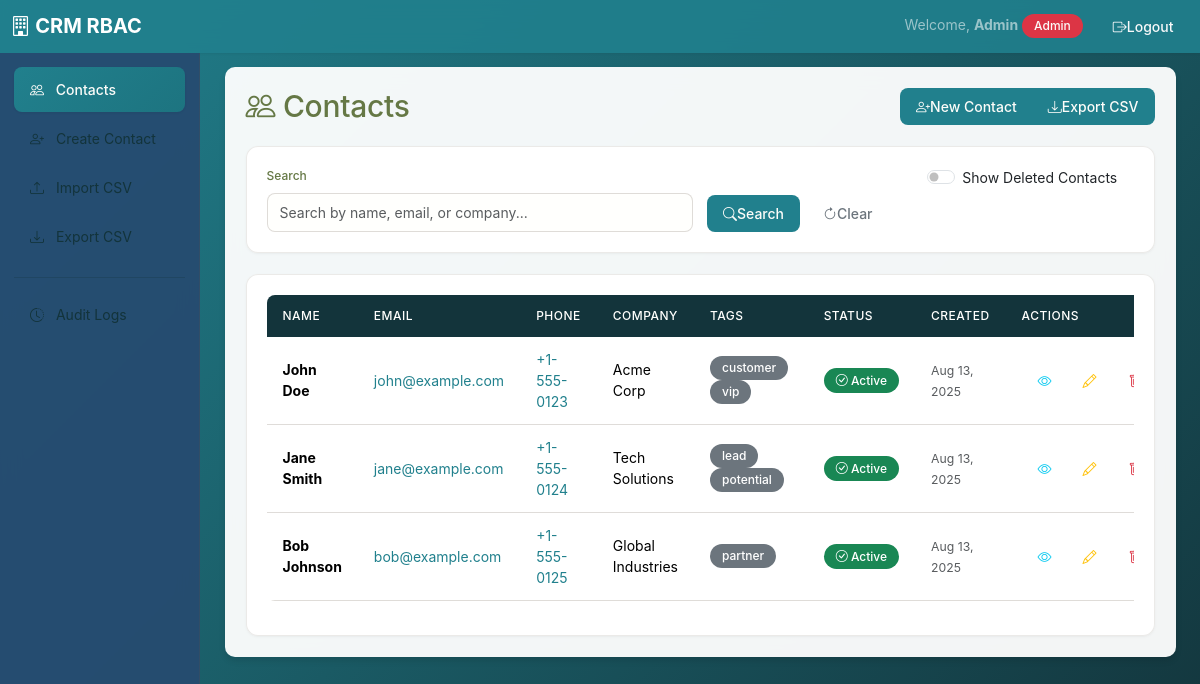
The page /index.php?action=contacts.list (signed in) on the database its author committed.
### tables this page shows
CREATE TABLE IF NOT EXISTS contacts (
    id INT AUTO_INCREMENT PRIMARY KEY,
    name VARCHAR(120) NOT NULL,
    email VARCHAR(190) NOT NULL,
    phone VARCHAR(25),
    company VARCHAR(150),
    tags JSON NULL,
    created_at DATETIME NOT NULL DEFAULT CURRENT_TIMESTAMP,
    updated_at DATETIME NOT NULL DEFAULT CURRENT_TIMESTAMP ON UPDATE CURRENT_TIMESTAMP,
    deleted_at DATETIME NULL
);

### classes/Controllers/ContactController.php (called while the page is built, shortened)
<?php
class ContactController
{
    private $contactRepository;
    private $pageSize;
    public function __construct(ContactRepository $contactRepository, AuthService $authService, AuditLogger $auditLogger, ContactsCsvService $csvService, int $pageSize = 10)
    {
        $this->contactRepository = $contactRepository;
        $this->pageSize = $pageSize;
    }
    public function list(): void
    {
        $page = max(1, (int) ($_GET['page'] ?? 1));
        $showDeleted = isset($_GET['show_deleted']) && $_GET['show_deleted'] === '1';
        $filters = [];
        $offset = ($page - 1) * $this->pageSize;
        $contacts = $this->contactRepository->findAll($filters, $this->pageSize, $offset, $showDeleted);
        include 'views/layout.php';
    }
}

### index.php (called while the page is built, shortened)
<?php
$config = require_once 'config.php';
try {
    $database = new Database($config['db']);
    $db = $database->getConnection();
    $authService = new AuthService($db);
    $auditLogger = new AuditLogger($db);
    $userRepository = new UserRepository($db);
    $contactRepository = new ContactRepository($db);
    $csvService = new ContactsCsvService($db, $auditLogger);
    $authController = new AuthController($authService, $userRepository, $auditLogger);
    $contactController = new ContactController($contactRepository, $authService, $auditLogger, $csvService, $config['page_size']);
    $auditController = new AuditController($auditLogger, $authService, $config['page_size']);
    $router = new Router($authService);
    $action = $_GET['action'] ?? 'contacts.list';
    $router->route($action, $authController, $contactController, $auditController);
} catch (Exception $e) {
    error_log($e->getMessage());
    http_response_code(500);
    if ($config['app']['environment'] === 'development') {
        echo "<h1>Error</h1>";
        echo "<p>" . htmlspecialchars($e->getMessage()) . "</p>";
        echo "<pre>" . htmlspecialchars($e->getTraceAsString()) . "</pre>";
    } else {
        echo "<h1>System Error</h1>";
        echo "<p>We're experiencing technical difficulties. Please try again later.</p>";
    }
}

### classes/Repositories/ContactRepository.php (called while the page is built, shortened)
<?php
class ContactRepository
{
    private $db;
    public function __construct(PDO $db)
    {
        $this->db = $db;
    }
    public function findAll(array $filters = [], int $limit = 10, int $offset = 0, bool $includeDeleted = false): array
    {
        $sql = "SELECT * FROM contacts";
        $params = [];
        $conditions = [];
        if (!$includeDeleted) {
            $conditions[] = "deleted_at IS NULL";
        }
        if (!empty($conditions)) {
            $sql .= " WHERE " . implode(" AND ", $conditions);
        }
        $sql .= " ORDER BY created_at DESC LIMIT ? OFFSET ?";
        $params[] = $limit;
        $params[] = $offset;
        $stmt = $this->db->prepare($sql);
        $stmt->execute($params);
        return $stmt->fetchAll();
    }
}

### views/contacts/list.php (the view, shortened to what this page needs)
<div class="d-flex justify-content-between align-items-center mb-4">
    <h1><i class="bi bi-people"></i> Contacts</h1>
    <div class="btn-group">
        <?php if (isset($_SESSION['user_role']) && in_array($_SESSION['user_role'], ['admin', 'editor'])): ?>
            <a href="index.php?action=contacts.create" class="btn btn-primary">
                <i class="bi bi-person-plus"></i> New Contact
            </a>
        <?php endif; ?>
        <a href="index.php?action=contacts.exportCsv<?= isset($_GET['search']) ? '&search=' . urlencode($_GET['search']) : '' ?><?= isset($_GET['show_deleted']) ? '&show_deleted=1' : '' ?>"
           class="btn btn-success">
            <i class="bi bi-download"></i> Export CSV
        </a>
    </div>
</div>
<div class="card mb-4">
    <div class="card-body">
        <form method="GET" action="index.php" class="row g-3">
            <div class="col-md-6">
                <label for="search" class="form-label">Search</label>
                <input type="text"
                       class="form-control"
                       id="search"
                       name="search"
                       value="<?= htmlspecialchars($_GET['search'] ?? '') ?>"
                       placeholder="Search by name, email, or company...">
            </div>
            <div class="col-md-3 d-flex align-items-end">
                <button type="submit" class="btn btn-primary me-2">
                    <i class="bi bi-search"></i> Search
                </button>
                <a href="index.php?action=contacts.list" class="btn btn-outline-secondary">
                    <i class="bi bi-arrow-clockwise"></i> Clear
                </a>
            </div>
            <div class="col-md-3">
                <div class="form-check form-switch">
                    <input class="form-check-input"
                           type="checkbox"
                           id="show_deleted"
                           name="show_deleted"
                           value="1"
                           <?= isset($_GET['show_deleted']) && $_GET['show_deleted'] === '1' ? 'checked' : '' ?>
                           onchange="this.form.submit()">
                    <label class="form-check-label" for="show_deleted">
                        Show Deleted Contacts
                    </label>
                </div>
            </div>
        </form>
    </div>
</div>
<div class="card">
    <div class="card-body">
        <?php if (empty($contacts)): ?>
            <div class="text-center py-5">
                <i class="bi bi-people display-1 text-muted"></i>
                <h3 class="mt-3 text-muted">No contacts found</h3>
                <p class="text-muted">
                    <?php if (isset($_GET['search']) && !empty($_GET['search'])): ?>
                        Try adjusting your search criteria.
                    <?php else: ?>
                        Start by creating your first contact.
                    <?php endif; ?>
                </p>
                <?php if (isset($_SESSION['user_role']) && in_array($_SESSION['user_role'], ['admin', 'editor'])): ?>
                    <a href="index.php?action=contacts.create" class="btn btn-primary">
                        <i class="bi bi-person-plus"></i> Create First Contact
                    </a>
                <?php endif; ?>
            </div>
        <?php else: ?>
            <div class="table-responsive">
                <table class="table table-hover">
                    <thead class="table-dark">
                        <tr>
                            <th>Name</th>
                            <th>Email</th>
                            <th>Phone</th>
                            <th>Company</th>
                            <th>Tags</th>
                            <th>Status</th>
                            <th>Created</th>
                            <th>Actions</th>
                        </tr>
                    </thead>
                    <tbody>
                        <?php foreach ($contacts as $contact): ?>
                            <?php
                                $tags = $contact['tags'];
                                if (is_string($tags)) {
                                    $tagsArray = json_decode($tags, true);
                                    $tags = is_array($tagsArray) ? $tagsArray : [];
                                }
                            ?>
                            <tr>
                                <td>
                                    <strong><?= htmlspecialchars($contact['name']) ?></strong>
                                </td>
                                <td>
                                    <a href="mailto:<?= htmlspecialchars($contact['email']) ?>">
                                        <?= htmlspecialchars($contact['email']) ?>
                                    </a>
                                </td>
                                <td>
                                    <?php if (!empty($contact['phone'])): ?>
                                        <a href="tel:<?= htmlspecialchars($contact['phone']) ?>">
                                            <?= htmlspecialchars($contact['phone']) ?>
                                        </a>
                                    <?php else: ?>
                                        <span class="text-muted">—</span>
                                    <?php endif; ?>
                                </td>
                                <td><?= htmlspecialchars($contact['company'] ?? '') ?: '<span class="text-muted">—</span>' ?></td>
                                <td>
                                    <?php if (!empty($tags)): ?>
                                        <?php foreach ($tags as $tag): ?>
                                            <span class="badge bg-secondary me-1"><?= htmlspecialchars($tag) ?></span>
                                        <?php endforeach; ?>
                                    <?php else: ?>
                                        <span class="text-muted">—</span>
                                    <?php endif; ?>
                                </td>
                                <td>
                                    <?php if ($contact['deleted_at']): ?>
                                        <span class="badge bg-danger">
                                            <i class="bi bi-trash"></i> Deleted
                                        </span>
                                    <?php else: ?>
                                        <span class="badge bg-success">
                                            <i class="bi bi-check-circle"></i> Active
                                        </span>
                                    <?php endif; ?>
                                </td>
                                <td>
                                    <small class="text-muted">
                                        <?= date('M j, Y', strtotime($contact['created_at'])) ?>
                                    </small>
                                </td>
                                <td>
                                    <div class="btn-group btn-group-sm">
                                        <a href="index.php?action=contacts.view&id=<?= $contact['id'] ?>"
                                           class="btn btn-outline-info"
                                           title="View Contact">
                                            <i class="bi bi-eye"></i>
                                        </a>
                                        <?php if (isset($_SESSION['user_role']) && in_array($_SESSION['user_role'], ['admin', 'editor'])): ?>
                                            <?php if (!$contact['deleted_at']): ?>
                                                <a href="index.php?action=contacts.update&id=<?= $contact['id'] ?>"
                                                   class="btn btn-outline-warning"
                                                   title="Edit Contact">
                                                    <i class="bi bi-pencil"></i>
                                                </a>
                                                <form method="POST" action="index.php?action=contacts.delete" class="d-inline">
                                                    <button type="submit"
                                                            class="btn btn-outline-danger btn-delete"
                                                            title="Delete Contact">
                                                        <i class="bi bi-trash"></i>
                                                    </button>
                                                </form>
                                            <?php else: ?>
                                                <span class="badge bg-secondary">Deleted</span>
                                            <?php endif; ?>
                                        <?php endif; ?>
                                    </div>
                                </td>
                            </tr>
                        <?php endforeach; ?>
                    </tbody>
                </table>
            </div>
        <?php endif; ?>
    </div>
</div>

### rows shown on the page
contacts: name "John Doe", email "john@example.com", phone "+1-555-0123", company "Acme Corp", tags "customer", tags "vip", shows "Active", created_at "Aug 13, 2025"
contacts: name "Jane Smith", email "jane@example.com", phone "+1-555-0124", company "Tech Solutions", tags "lead", tags "potential", shows "Active", created_at "Aug 13, 2025"
contacts: name "Bob Johnson", email "bob@example.com", phone "+1-555-0125", company "Global Industries", tags "partner", shows "Active", created_at "Aug 13, 2025"

### other values the page prints
$_SESSION['user_name'] "Admin"
$_SESSION['user_role'] "Admin"
